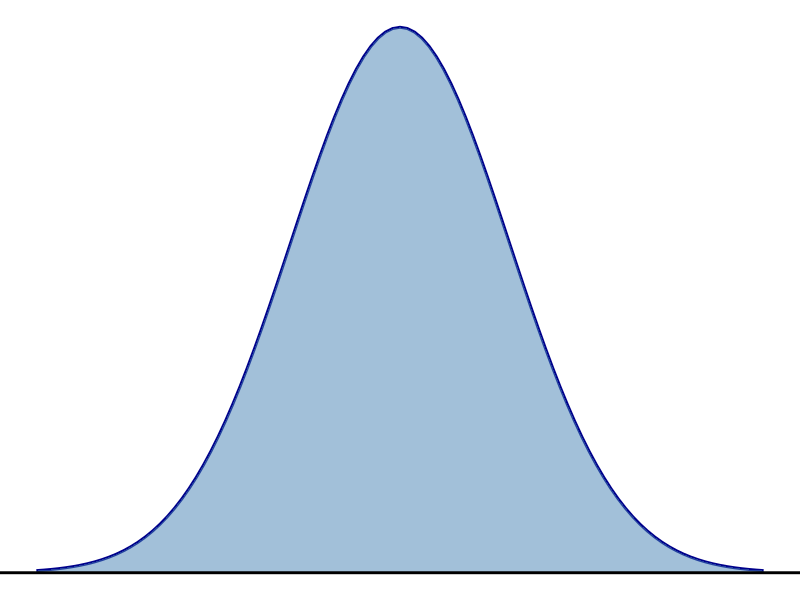
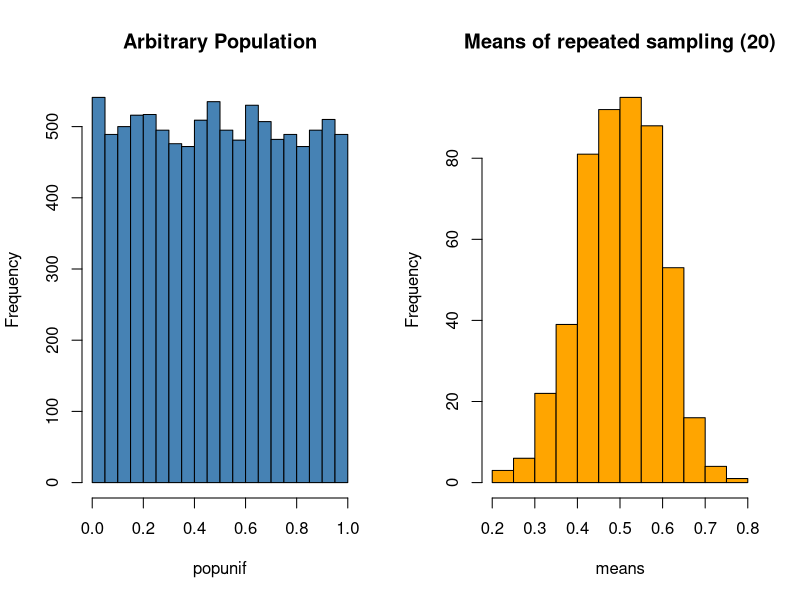
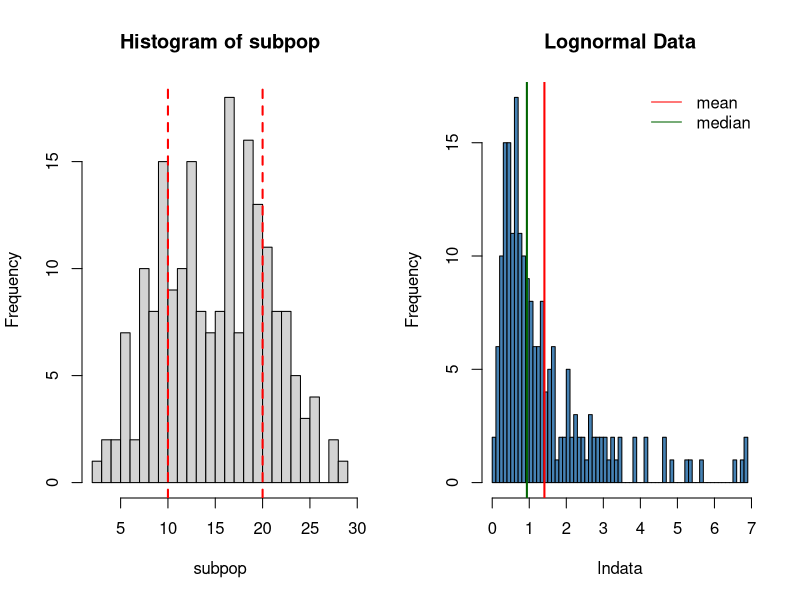
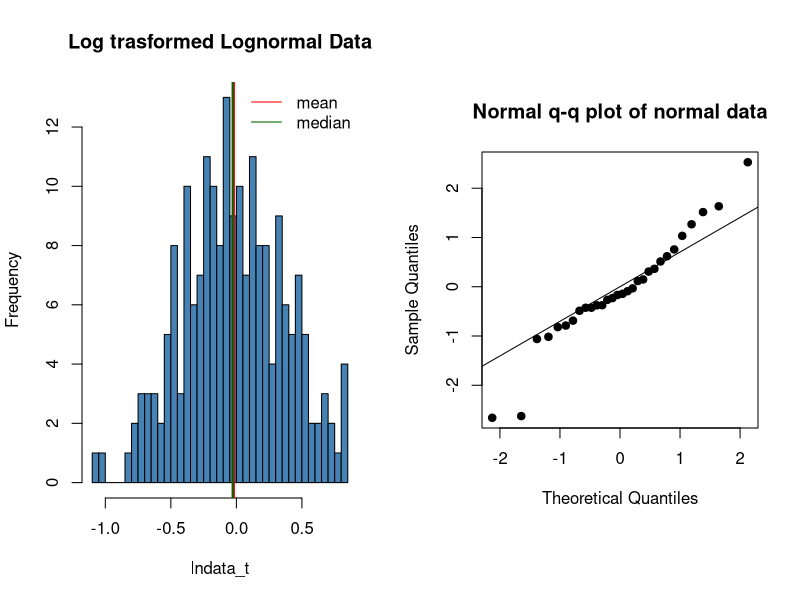
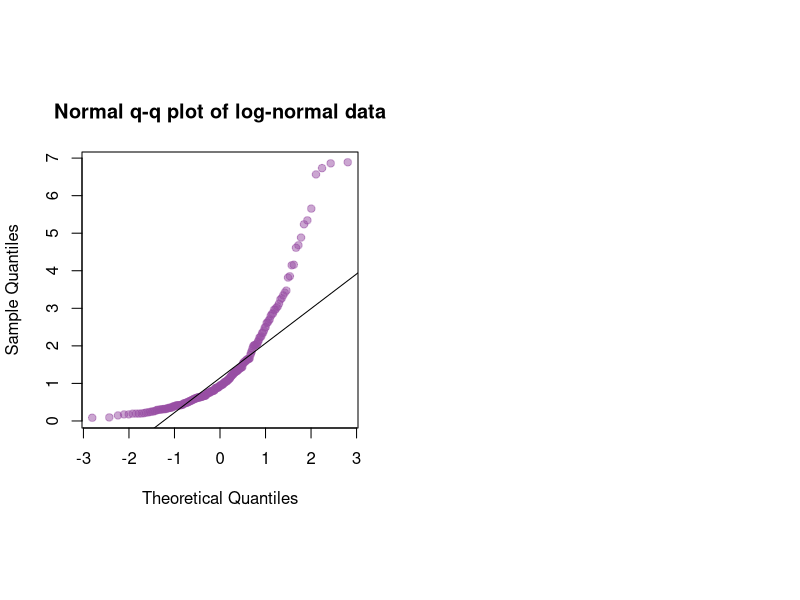

The R source for these figures, in order:
## ---- chunk 1
knitr::opts_chunk$set(echo = FALSE)
library(knitr)
library(tidyverse)
## ---- chunk 2
## Standard normal distribution:

xvalues <- data.frame(x = c(-10, 10))

## add a second normal curve
normal1 <- function(x){
  dnorm(x, mean = 0, sd = 3)
}


xvalues %>% ggplot(aes(x = x)) + 
  stat_function(fun = normal1, lwd = 1, col = "darkblue") + 
  stat_function(fun = normal1, geom = "area", fill = "steelblue", alpha = 0.5) +
  theme_void() + 
  geom_hline(yintercept = 0, lwd = 1)


## ---- chunk 3
popunif <- runif(10000)

means <- rep(0,500)

for(i in 1:500){
  means[i] <- mean(sample(popunif,10))
}

par(mfrow = c(1,2))
hist(popunif, main = "Arbitrary Population", col = "steelblue")
hist(means, main = "Means of repeated sampling (20)", col = "Orange")

## ---- chunk 4
subpop <- c(rnorm(100,10,3),rnorm(100,20,3))

hist(subpop, breaks = 30)
abline(v = c(10,20), col = "red", lty = 2, lwd = 2, main = "2 sub-populations")
## ---- chunk 5
set.seed(124)
lndata <- rlnorm(200, meanlog = 0, sdlog = 1)

hist(lndata, breaks = 50, col = "steelblue", main = "Lognormal Data")
abline(v = mean(lndata), col  ="red", lwd = 2)
abline(v = median(lndata), col  ="darkgreen", lwd = 2)
legend("topright", legend = c("mean","median"), col = c("red","darkgreen"), lwd = 1, box.lwd = 0)
## ---- chunk 6
lndata_t <- log10(lndata)

hist(lndata_t, breaks = 50, col = "steelblue", main = "Log trasformed Lognormal Data")
abline(v = mean(lndata_t), col  ="red", lwd = 2)
abline(v = median(lndata_t), col  ="darkgreen", lwd = 2)
legend("topright", legend = c("mean","median"), col = c("red","darkgreen"), lwd = 1, box.lwd = 0)
## ---- chunk 7
a <- rnorm(30)
par(pty="s")
qqnorm(a, main = "Normal q-q plot of normal data", pch = 19)
qqline(a)
## ---- chunk 8
par(pty="s")
qqnorm(lndata, main = "Normal q-q plot of log-normal data", pch = 19, col = "#984ea380")
qqline(lndata)

